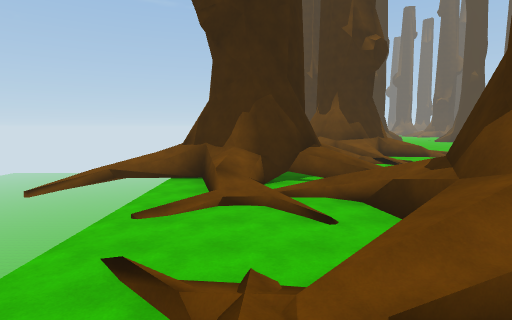
view 1 (above)

24 first-person views from a walk through a scene from a Unity 3-D project. The camera is 1.2 m above the floor, tilts 6° down and sees 80° across. The floor is counted in squares, 2.25 m on a side. Each view is taken from the middle of a square. On the plan, view 1 faces up. The plan holds only what a view shows up to about 9 squares ahead; the rest is blank. The place goes on beyond the plan. The player character is not drawn.

view 2
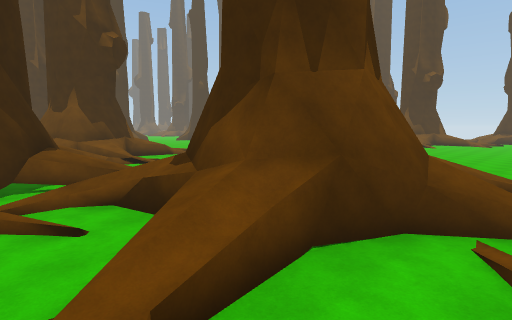

view 3
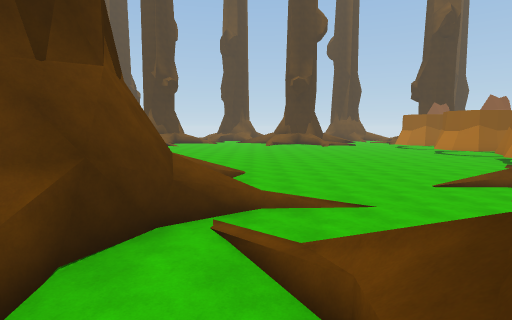

view 4
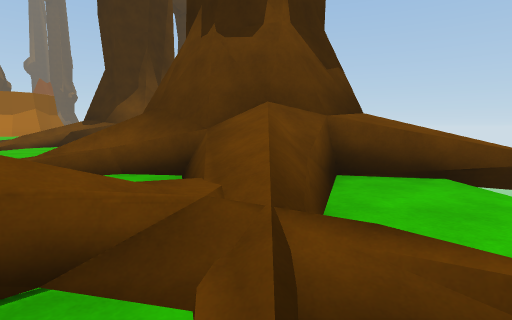

view 5
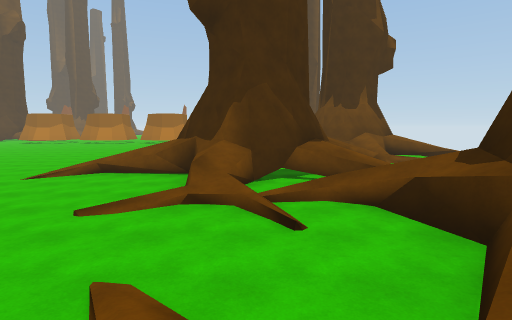

view 6
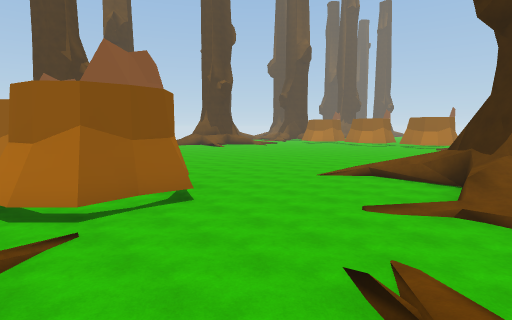

view 7
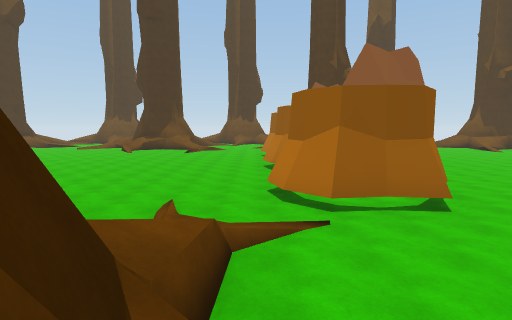

view 8
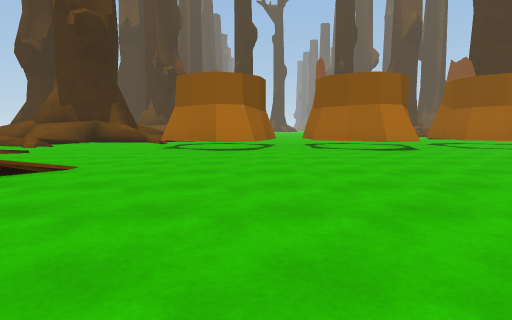

view 9
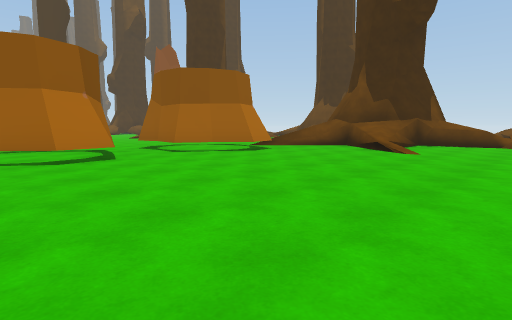

view 10
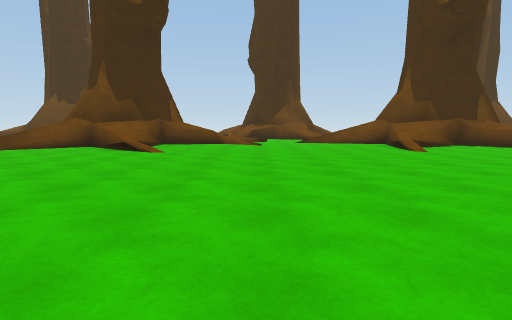

view 11
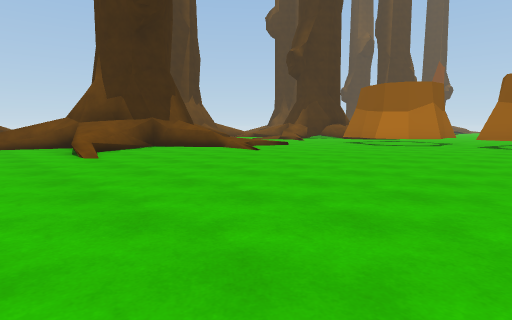

view 12
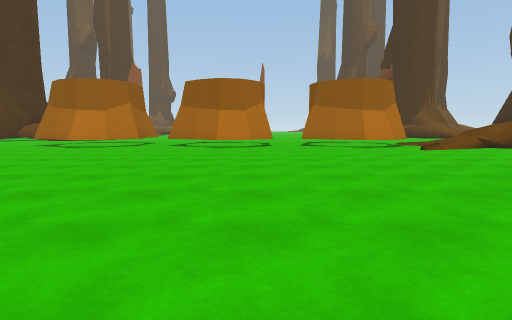

view 13
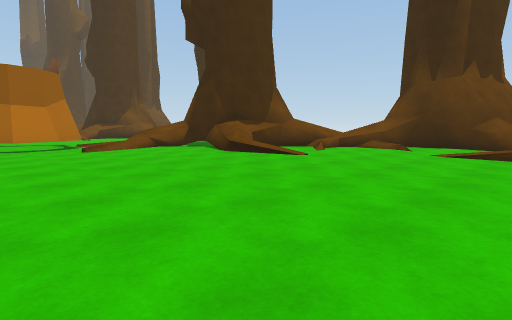

view 14
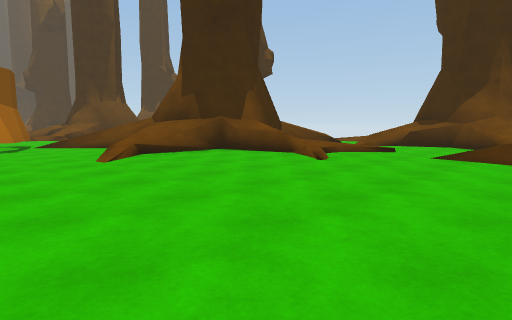

view 15
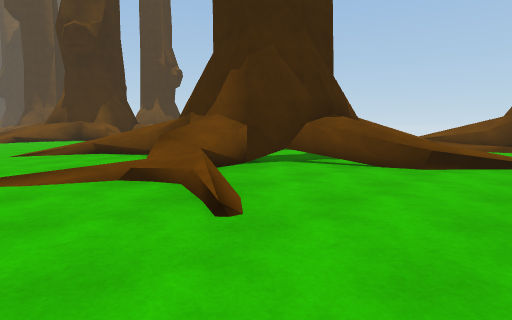

view 16
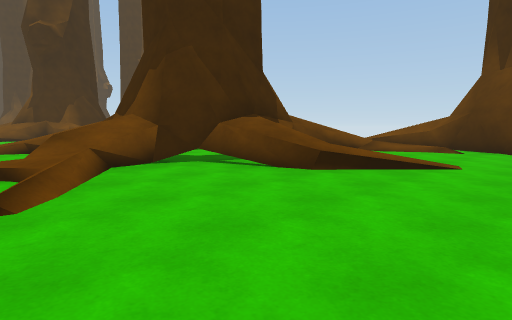

view 17
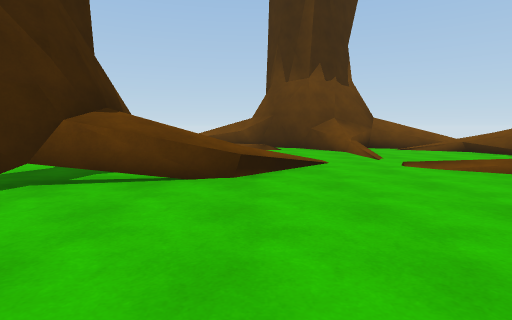

view 18
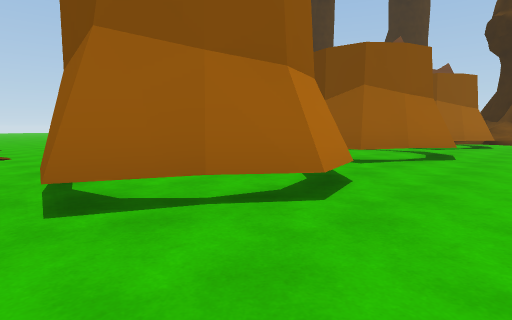

view 19
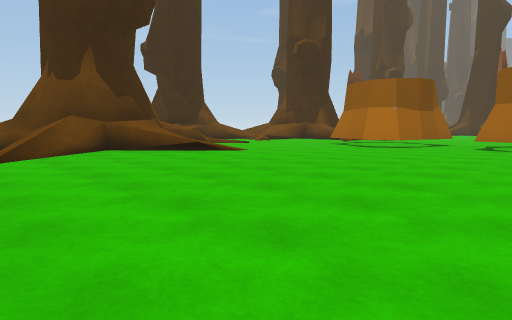

view 20
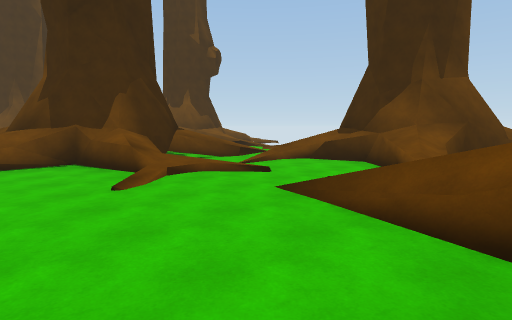

view 21
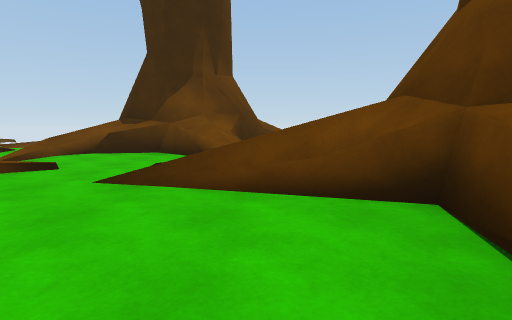

view 22
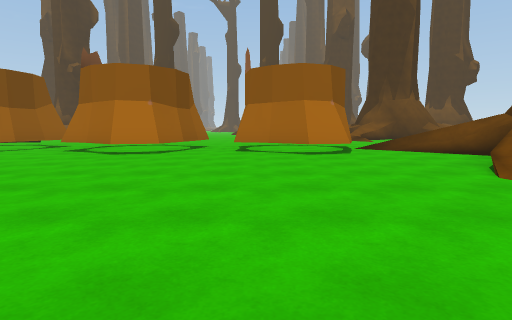

view 23
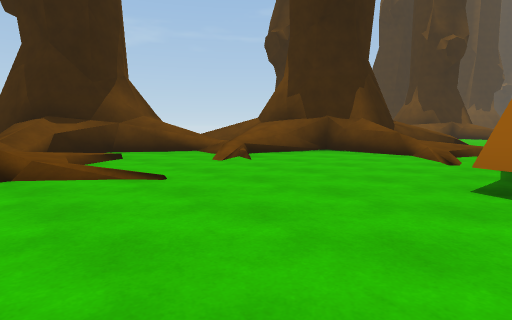

view 24
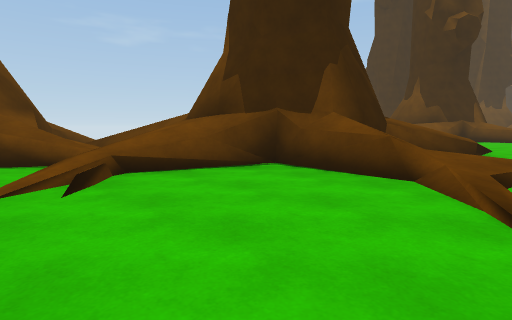

### Floor plan
Key: @ floor where view 1 was taken; # wall or solid block; x gap in a wall; . main floor; : floor 0.25 m higher than the main floor; / step, stairs or slope; = window, fence, low wall or low ledge; ^ raised ledge; v drop or lower ground; O other object.
Columns run from 4 left of view 1 to 31 right of it. Each row starts with its distance up from view 1.
 17            .   ...
 16            =  ....
 15          ## ......
 14          ## ......
 13        #^##x/.....
 12    =   ///.//.....  ..
 11    ^^   /.../O##.O #.O
 10     ##==/#...###.###.###.
  9      ##......###.###.###.==
  8  ^#  ##./.................#
  7 ^^^###=///...............=## #
  6 v v =.../=...............==###=
  5   v///=###../.............. = ..
  4   v/./#####=/..............// //
  3   v...###=#/..............././..##
  2   v//######/....................##
  1   vv/...#= //...............///=##
  0  ^^v@////=................../ /..##=
 -1   ^###=.................//=//
 -2      ##...................=###
 -3      ###..................## #
 -4       ==..:..............=## #
 -5        =..=..............#.###==/
 -6        ###=.................^  /.
 -7          ##.................^ ...#
 -8           #//...................##
 -9           ==/O##.O##.O##......///^

Where each view was taken, in squares from view 1:
view 1: 0 up, 0 right, facing up
view 2: 0 up, 0 right, facing up-right
view 3: 0 up, 0 right, facing right
view 4: 3 up, 0 right, facing down
view 5: 11 up, 4 right, facing down
view 6: 12 up, 4 right, facing down-right
view 7: 12 up, 4 right, facing right
view 8: 1 up, 11 right, facing up
view 9: 3 up, 13 right, facing up-right
view 10: 3 up, 13 right, facing right
view 11: 1 up, 14 right, facing down-right
view 12: 0 up, 13 right, facing down
view 13: 0 up, 11 right, facing down-left
view 14: 0 up, 18 right, facing up-right
view 15: 8 down, 19 right, facing up-right
view 16: 9 down, 20 right, facing up-right
view 17: 7 down, 20 right, facing right
view 18: 7 down, 20 right, facing down-left
view 19: 0 up, 14 right, facing up-left
view 20: 1 down, 21 right, facing up-right
view 21: 0 up, 21 right, facing right
view 22: 2 up, 17 right, facing up
view 23: 6 up, 9 right, facing up-left
view 24: 9 up, 8 right, facing up-left
